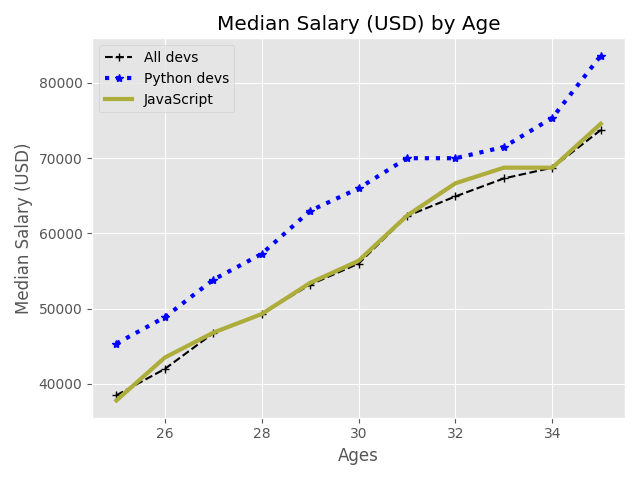

Write Python code to recreate this figure.
from matplotlib import pyplot as plt

# print(plt.style.available)
plt.style.use('ggplot')
# plt.xkcd() #xkcd comics

ages_x = [25, 26, 27, 28, 29, 30, 31, 32, 33, 34, 35]

dev_y = [38496, 42000, 46752, 49320, 53200,
         56000, 62316, 64928, 67317, 68748, 73752]

py_dev_y = [45372, 48876, 53850, 57287, 63016,
            65998, 70003, 70000, 71496, 75370, 83640]

js_dev_y = [37810, 43515, 46823, 49293, 53437,
            56373, 62375, 66674, 68745, 68746, 74583]

plt.plot(ages_x, dev_y, 'k+--', label = 'All devs') #Format String [Color][Marker][Line]
plt.plot(ages_x, py_dev_y, color = 'b', marker = '*', linestyle = ':', label = 'Python devs', linewidth = 3) #color = '#444444' --> Hex value (rgb*2)
plt.plot(ages_x, js_dev_y, color = '#adad3b', label = 'JavaScript', linewidth = 3)

plt.title('Median Salary (USD) by Age')
plt.xlabel('Ages')
plt.ylabel('Median Salary (USD)')

# plt.legend(['All devs', 'Python devs'])
plt.legend()

plt.grid(True)

plt.tight_layout() #Better Padding

plt.savefig('1_Introduction.png')

plt.show()